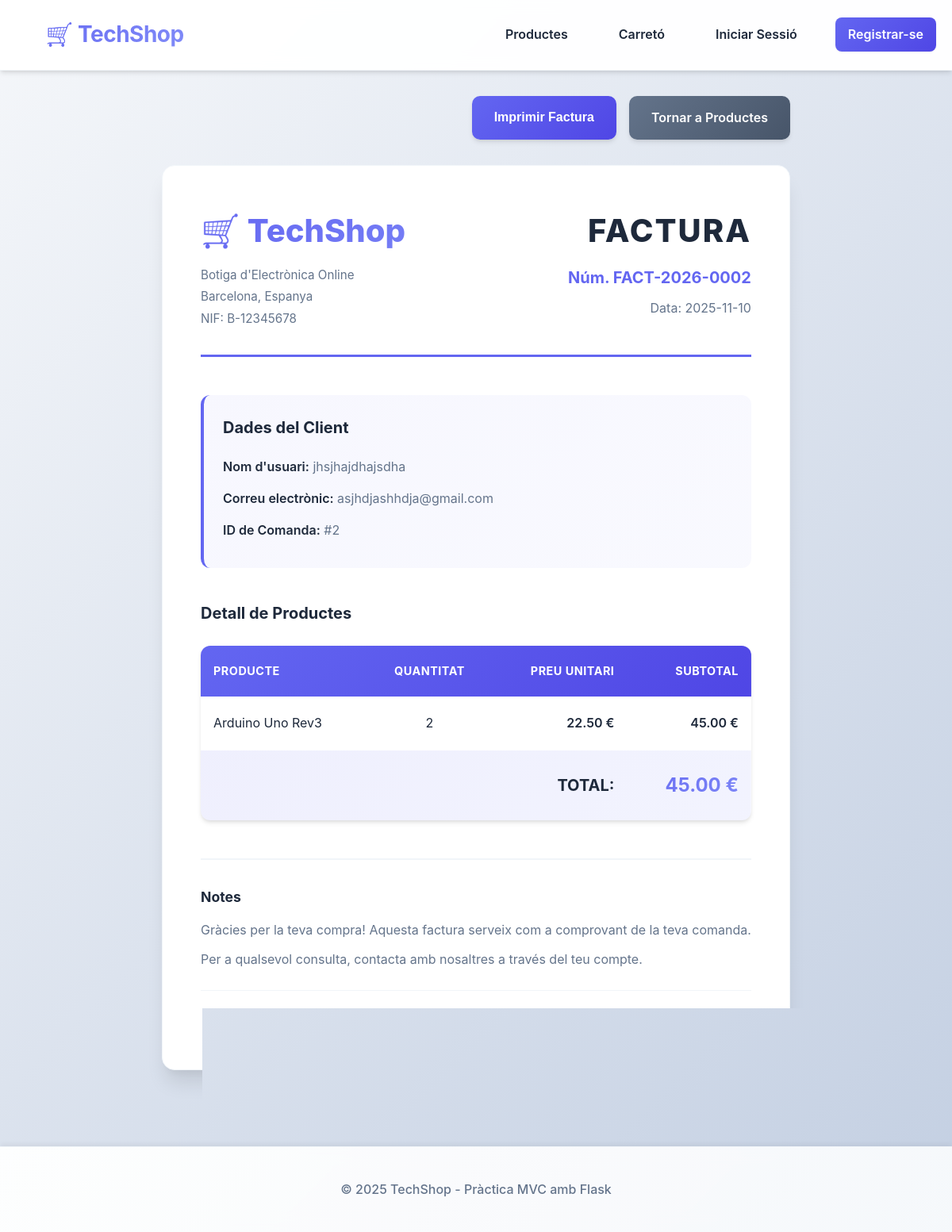
/invoice/2, run on the app's committed database.
### tables this page shows
CREATE TABLE "Order" (
    id INTEGER PRIMARY KEY AUTOINCREMENT,
    total DECIMAL(10,2) NOT NULL CHECK(total >= 0),
    created_at DATETIME NOT NULL DEFAULT (datetime('now')),
    user_id INTEGER NOT NULL,
    FOREIGN KEY(user_id) REFERENCES UserAccount(id) ON DELETE CASCADE
);

CREATE TABLE UserAccount (
    id INTEGER PRIMARY KEY AUTOINCREMENT,
    username VARCHAR(20) NOT NULL UNIQUE CHECK(length(username) BETWEEN 4 AND 20),
    password_hash VARCHAR(60) NOT NULL,
    email VARCHAR(100) NOT NULL UNIQUE,
    created_at DATETIME NOT NULL DEFAULT (datetime('now'))
);

CREATE TABLE Product (
    id INTEGER PRIMARY KEY AUTOINCREMENT,
    name VARCHAR(100) NOT NULL,
    price DECIMAL(10,2) NOT NULL CHECK(price >= 0),
    stock INTEGER NOT NULL CHECK(stock >= 0)
);

### app.py (the view)
@app.route('/invoice/<int:order_id>')
def invoice(order_id):
    invoice_data = invoice_controller.get_invoice_data(order_id, DB_PATH)
    if invoice_data is None:
        flash('La comanda no existeix', 'error')
        return redirect(url_for('index'))
    if session.get('user_id') and invoice_data['user']:
        if session.get('user_id') != invoice_data['user'].id:
            flash('No tens permís per veure aquesta factura', 'error')
            return redirect(url_for('index'))
    invoice_number = invoice_controller.format_invoice_number(order_id)
    current_year = datetime.now().year
    return render_template('invoice.html',
                         invoice_data=invoice_data,
                         invoice_number=invoice_number,
                         current_year=current_year)

### controllers/invoice_controller.py (called while the page is built)
def format_invoice_number(order_id: int) -> str:
    from datetime import datetime
    year = datetime.now().year
    return f"FACT-{year}-{order_id:04d}"

### models.py (called while the page is built)
    @staticmethod
    def get_by_id(product_id: int, db_path: Path) -> Optional['Product']:
        with sqlite3.connect(db_path) as conn:
            conn.row_factory = sqlite3.Row
            cur = conn.cursor()
            cur.execute("SELECT * FROM Product WHERE id = ?", (product_id,))
            row = cur.fetchone()
            if row:
                return Product(**dict(row))
            return None

    @staticmethod
    def get_by_id(order_id: int, db_path: Path) -> Optional['Order']:
        with sqlite3.connect(db_path) as conn:
            conn.row_factory = sqlite3.Row
            cur = conn.cursor()
            cur.execute("SELECT * FROM \"Order\" WHERE id = ?", (order_id,))
            row = cur.fetchone()
            if row:
                return Order(**dict(row))
            return None

    @staticmethod
    def get_by_order_id(order_id: int, db_path: Path) -> List['OrderItem']:
        with sqlite3.connect(db_path) as conn:
            conn.row_factory = sqlite3.Row
            cur = conn.cursor()
            cur.execute("SELECT * FROM OrderItem WHERE order_id = ?", (order_id,))
            rows = cur.fetchall()
            return [OrderItem(**dict(row)) for row in rows]

### templates/invoice.html (shortened to what this page needs)
{% extends "base.html" %}
{% block content %}
<div class="invoice-container">
    <div class="invoice-header">
        <div class="invoice-actions">
            <button onclick="window.print()" class="btn btn-primary">Imprimir Factura</button>
            <a href="{{ url_for('index') }}" class="btn btn-secondary">Tornar a Productes</a>
        </div>
    </div>
    <div class="invoice-document">
        <div class="invoice-top">
            <div class="invoice-company">
                <h1 class="company-name">🛒 TechShop</h1>
                <p class="company-info">
                    Botiga d'Electrònica Online<br>
                    Barcelona, Espanya<br>
                    NIF: B-12345678
                </p>
            </div>
            <div class="invoice-title">
                <h2>FACTURA</h2>
                <p class="invoice-number">Núm. {{ invoice_number }}</p>
                <p class="invoice-date">Data: {{ invoice_data.order.created_at.split()[0] if ' ' in invoice_data.order.created_at else invoice_data.order.created_at[:10] }}</p>
            </div>
        </div>
        <div class="invoice-client">
            <h3>Dades del Client</h3>
            <div class="client-info">
                {% if invoice_data.user %}
                <p><strong>Nom d'usuari:</strong> {{ invoice_data.user.username }}</p>
                <p><strong>Correu electrònic:</strong> {{ invoice_data.user.email }}</p>
                {% else %}
                <p><strong>Client:</strong> Usuari no identificat</p>
                {% endif %}
                <p><strong>ID de Comanda:</strong> #{{ invoice_data.order_id }}</p>
            </div>
        </div>
        <div class="invoice-items">
            <h3>Detall de Productes</h3>
            <table class="invoice-table">
                <thead>
                    <tr>
                        <th>Producte</th>
                        <th class="text-center">Quantitat</th>
                        <th class="text-right">Preu Unitari</th>
                        <th class="text-right">Subtotal</th>
                    </tr>
                </thead>
                <tbody>
                    {% for item in invoice_data.invoice_items %}
                    <tr>
                        <td>{{ item.product.name }}</td>
                        <td class="text-center">{{ item.quantity }}</td>
                        <td class="text-right">{{ "%.2f"|format(item.unit_price) }} €</td>
                        <td class="text-right">{{ "%.2f"|format(item.subtotal) }} €</td>
                    </tr>
                    {% endfor %}
                </tbody>
                <tfoot>
                    <tr class="invoice-total">
                        <td colspan="3" class="text-right"><strong>TOTAL:</strong></td>
                        <td class="text-right total-amount"><strong>{{ "%.2f"|format(invoice_data.total) }} €</strong></td>
                    </tr>
                </tfoot>
            </table>
        </div>
        <div class="invoice-footer">
            <div class="invoice-notes">
                <h4>Notes</h4>
                <p>Gràcies per la teva compra! Aquesta factura serveix com a comprovant de la teva comanda.</p>
                <p>Per a qualsevol consulta, contacta amb nosaltres a través del teu compte.</p>
            </div>
            <div class="invoice-legal">
                <p><small>TechShop - Tots els drets reservats © {{ current_year }}</small></p>
            </div>
        </div>
    </div>
</div>
{% endblock %}

### data on the page
Order: order.created_at "2025-11-10"
UserAccount: user.username "jhsjhajdhajsdha", user.email "asjhdjashhdja@gmail.com"
Product: product.name "Arduino Uno Rev3", quantity "2", unit_price "22.50", subtotal "45.00"

### other printed values
{{ invoice_number }} "FACT-2026-0002"
{{ invoice_data.order_id }} "2"
{{ "%.2f"|format(invoice_data.total) }} "45.00"
